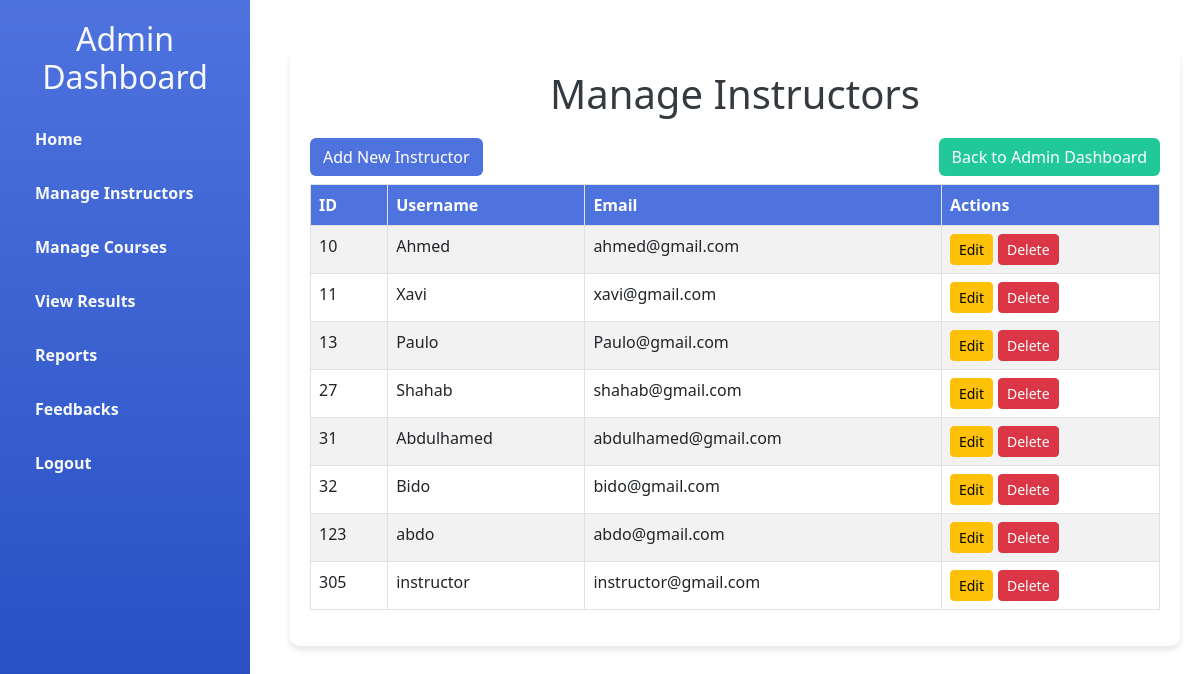
Page /Admin/manage_instructors.php (signed in) on the committed database.
### tables this page shows
CREATE TABLE `users` (
  `id` int(11) NOT NULL,
  `username` text NOT NULL,
  `password` text NOT NULL,
  `email` text NOT NULL,
  `role_id` int(11) NOT NULL,
  `created_at` datetime DEFAULT current_timestamp(),
  `updated_at` datetime DEFAULT current_timestamp()
);

### Admin/manage_instructors.php (the view, shortened to what this page needs)
<?php
include('../db_connection.php');
$query = "SELECT * FROM users WHERE role_id = 2";
$result = mysqli_query($conn, $query);
?>
<!DOCTYPE html>
<html lang="en">
<head>
    <link rel="stylesheet" href="../includes/assets/sidebar.css">
    <link href="https://cdn.jsdelivr.net/npm/bootstrap@5.3.0/dist/css/bootstrap.min.css" rel="stylesheet">
</head>
<body>
<div class="sidebar">
        <h2>Admin Dashboard</h2>
        <a href="admin_dashboard.php">Home</a>
        <a href="manage_instructors.php">Manage Instructors</a>
        <a href="manage_courses.php">Manage Courses</a>
        <a href="view_results.php">View Results</a>
        <a href="reports.php">Reports</a>
        <a href="feedbacks.php">Feedbacks</a>
        <a href="logout.php">Logout</a>
    </div>
    <div class="dashboard-content">
    <div class="container">
        <h1>Manage Instructors</h1>
        <div class="d-flex justify-content-between flex-wrap">
            <a href="add_instructor.php" class="btn btn-add mb-2">Add New Instructor</a>
            <a href="admin_dashboard.php" class="btn btn-back mb-2">Back to Admin Dashboard</a>
        </div>
        <div class="table-responsive">
            <table class="table table-bordered table-striped">
                <thead>
                    <tr>
                        <th>ID</th>
                        <th>Username</th>
                        <th>Email</th>
                        <th>Actions</th>
                    </tr>
                </thead>
                <tbody>
                    <?php while ($row = mysqli_fetch_assoc($result)) : ?>
                    <tr>
                        <td><?= $row['id'] ?></td>
                        <td><?= $row['username'] ?></td>
                        <td><?= $row['email'] ?></td>
                        <td>
                            <div class="action-btns">
                                <a href="edit_instructor.php?id=<?= $row['id'] ?>" class="btn btn-warning btn-sm">Edit</a>
                                <a href="?delete_id=<?= $row['id'] ?>"
                                   onclick="return confirm('Are you sure you want to delete this instructor?')"
                                   class="btn btn-danger btn-sm">Delete</a>
                            </div>
                        </td>
                    </tr>
                    <?php endwhile; ?>
                </tbody>
            </table>
        </div>
    </div>
    </div>
</body>
</html>

### includes/assets/sidebar.css (style rules this page uses)
body { margin: 0; font-family: Arial, sans-serif; display: flex; flex-direction: column; }
.sidebar { width: 250px; background: linear-gradient(180deg, #4e73df, #224abe); color: #fff; position: fixed; height: 100vh; padding: 20px; box-sizing: border-box; }
.sidebar h2 { text-align: center; color: #f8f9fc; margin-bottom: 20px; }
.sidebar a { color: #f8f9fc; text-decoration: none; padding: 10px 15px; display: block; margin-bottom: 10px; border-radius: 5px; font-weight: bold; }
.dashboard-content { margin-left: 270px; padding: 20px; box-sizing: border-box; width: calc(100% - 270px); }
.dashboard-content h1 { margin-bottom: 20px; color: #343a40; }
.btn { background: #4e73df; color: #fff; text-decoration: none; padding: 10px 15px; text-align: center; border-radius: 5px; font-weight: bold; display: inline-block; }

### Admin/manage_instructors.php (style rules this page uses)
.container { margin-top: 30px; padding: 20px; background-color: #ffffff; border-radius: 10px; box-shadow: 0 4px 6px rgba(0, 0, 0, 0.1); }
h1 { text-align: center; margin-bottom: 20px; color: #343a40; }
.btn-add, .btn-back { margin-bottom: 20px; }
.btn-add { background-color: #4e73df; color: #fff; }
.btn-back { background-color: #20c997; color: #fff; }
.table th { background-color: #4e73df; color: white; }
.action-btns { display: flex; gap: 5px; justify-content: flex-start; }
.action-btns a { white-space: nowrap; }
.table-responsive { overflow-x: auto; }

### rows in the picture
users: id "10", username "Ahmed", email "ahmed@gmail.com"
users: id "11", username "Xavi", email "xavi@gmail.com"
users: id "13", username "Paulo", email "Paulo@gmail.com"
users: id "27", username "Shahab", email "shahab@gmail.com"
users: id "31", username "Abdulhamed", email "abdulhamed@gmail.com"
users: id "32", username "Bido", email "bido@gmail.com"
users: id "123", username "abdo", email "abdo@gmail.com"
users: id "305", username "instructor", email "instructor@gmail.com"
